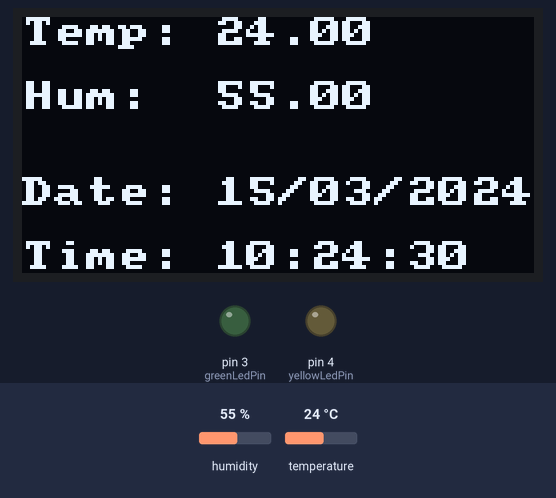
Bench run of a sketch on a simulated Arduino Uno, built with avr-gcc and run on an emulated ATmega328P. Parts: 128×64 one-colour display, output pins drawn as LEDs (lit = HIGH). The inputs (shaded band) are chosen by the test bench; at power-on: temperature 24 °C, humidity 55 %. The local clock reads 2024-03-15 10:24:30 at power-on unless the sketch sets it; storage starts empty; what the sketch prints to the serial monitor is not drawn.

Above: at 1.2 s.
1.3 s: temperature set to 20.6 °C
At 3.5 s:
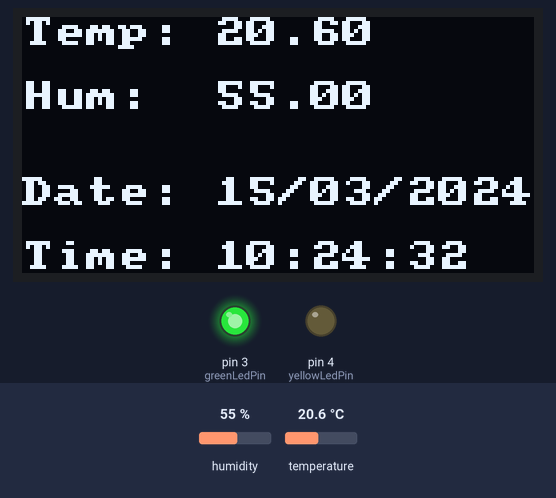
4.6 s: temperature set to 19.5 °C
At 7.2 s:
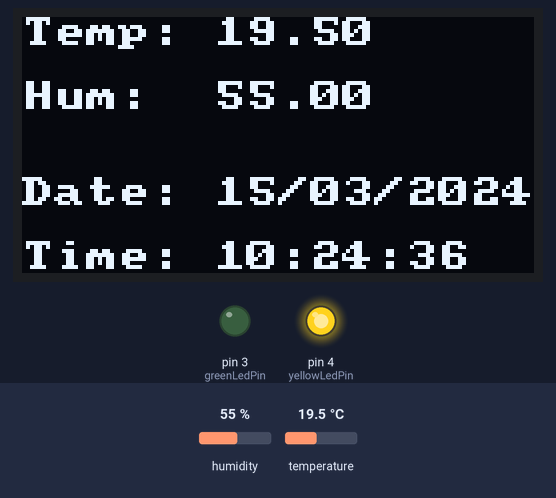
10.6 s: humidity set to 22 %
At 13.4 s:
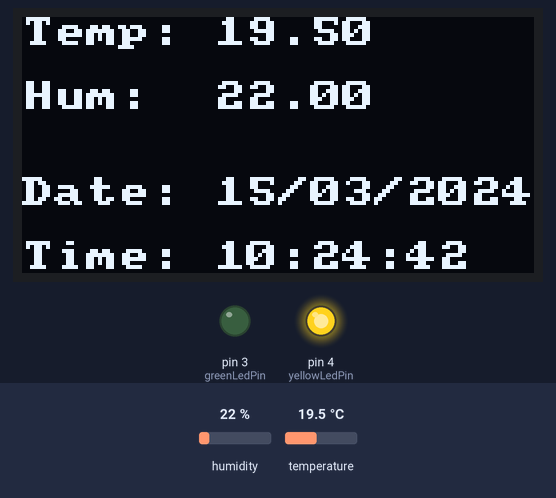
14.2 s: humidity set to 40 %
At 15.6 s:
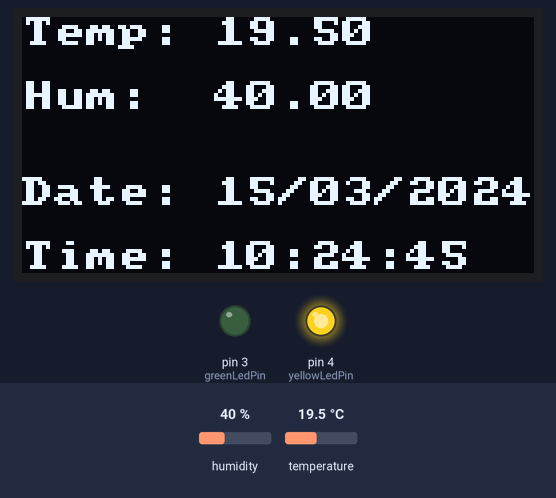
Timing chart, 0 to 17.2 s (numbered marks = the images above; inputs shaded):
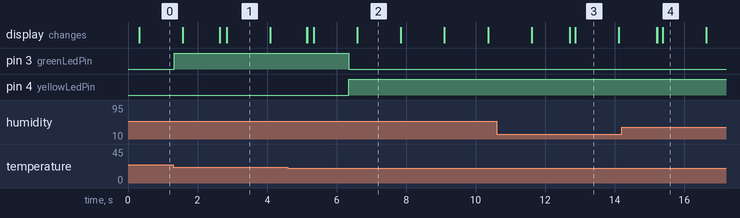

Measured:
- the behaviour switches between 20 and 19.9 °C on temperature (found by bisection; images 1 and 2)
- after the input at 4.6 s, pin 3 (greenLedPin): HIGH → LOW after 1.7 s; pin 4 (yellowLedPin): LOW → HIGH after 1.7 s
- what the display in image 2 shows lasts 1.3 s, from 6.6 s to 7.9 s

The sketch:

datalogger_shield_temp_hum_date_time_oled.ino
```cpp
// With this code, we will take the temperature and humidity from the DHT sensor,
// we will display them together with the date and time onto a LED display, and
// we will turn on a yellow LED if the temperature is between 19 and 20 degrees C,
// and we will turn on a green LED if the temperature is above 20 degrees C.

// Before flashing this script, you must set the time (if you didn't do it already).
// Follow the instructions below (when there is "IMPORTANT" notice).
// After that, the time is set, and if you have a battery in your shield it is kept into your Arduino.

// ## IMPORT LIBRARIES and instantiate objects ##

// for oled - library that uses reduced memory
#include <U8x8lib.h>

U8X8_SSD1306_128X64_NONAME_HW_I2C u8x8( /* reset=*/ U8X8_PIN_NONE);

// for date logging, date and time functions using a DS1307 RTC connected via I2C and Wire lib
#include "RTClib.h"

RTC_DS1307 rtc;

// for temp sensor
#include <DHT.h>
#include <Adafruit_Sensor.h>

// for SD reader
#include <SPI.h>
#include <SD.h>

// DHT SENSOR: Initialize DHT sensor for normal 16 mHz Arduino:
#define DHTPIN 2
#define DHTTYPE DHT22
DHT dht = DHT(DHTPIN, DHTTYPE);

// SD MODULE: change this to match the CS pin of the SD module
const int chipSelect = 10;

// Pins for the two LEDs
#define greenLedPin 3
#define yellowLedPin 4

// ## SET USEFUL VARIABLES ##

// cannot be more than 8 chars by FAT standard
char filename[] = "hhmmss.txt"; // the filename array, I will change it with the date_time

// variables for date and time
char current_date[] = "yyyy/mm/dd";
char current_date_oled[] = "dd/mm/yyyy";
char current_time[] = "hh:mm:ss";

File myFile; // my log file

int id = 1; // to later increase the ID on the log file

int log_frequency = 1000; // log frequency in ms

// ## FUNCTIONS ##

// to save log file with correct date and time on the system
void dateTime(uint16_t* date, uint16_t* time) {
  DateTime now = rtc.now();

  // return date using FAT_DATE macro to format fields
  *date = FAT_DATE(now.year(), now.month(), now.day());

  // return time using FAT_TIME macro to format fields
  *time = FAT_TIME(now.hour(), now.minute(), now.second());
}


void setup() {

  // set the pins modes
  pinMode(greenLedPin, OUTPUT);
  digitalWrite(greenLedPin, LOW);
  pinMode(yellowLedPin, OUTPUT);
  digitalWrite(yellowLedPin, LOW);

  // begin serial communication at a baud rate of 9600
  Serial.begin(9600);

  // initialise the oled
  u8x8.begin();

  #ifndef ESP8266
  while (!Serial); // wait for serial port to connect. Needed for native USB
  #endif

  rtc.begin();

//  rtc.adjust(DateTime(__DATE__, __TIME__)); // uncomment this to adjust the date/time the first time or if something messes up

  /* IMPORTANT!!!!!!!!!!!!!!!!!!!!!!!!!!!!!!!!!!!!!!!!!!!!!!!!!!!!!!!!!!
  Flash the first time with only the rtc.adjust(...) line to set the current time.
  Soon after, flash the code as it appears now with the "if", otherwise each time
  you will connect the device to something, it will try to set the date and time again,
  and usually, it will fail. */

  // run this IF soon after you set the date/time to avoid messing up every time you connect the Arduino somewhere
  if (!rtc.isrunning()) {
    Serial.println("RTC is NOT running!");
    // following line sets the RTC to the date & time this sketch was compiled
    rtc.adjust(DateTime(__DATE__, __TIME__));
  }

//      // check if rtc is being recognised
//      if (! rtc.begin()) {
//        Serial.println(F("Couldn't find RTC"));
//        Serial.flush();
//        abort();
//      }

  // let's start fetching the date_time to create the unique filename
  DateTime now = rtc.now(); // take the current time

  // create filename == hhmmss.txt (note: the filename cannot be > 8 chars by FAT standard)
  sprintf(filename, "%02d%02d%02d.txt", now.hour(), now.minute(), now.second());

  // Setup DHT sensor
  dht.begin();

  // initialise SD card
  Serial.print(F("Initializing SD card..."));

  if (!SD.begin()) {
    Serial.println(F("initialization failed!"));
    return;
  }
  Serial.println(F("initialization done."));

  // this is needed to show the correct date and time of saving on the PC
  SdFile::dateTimeCallback(dateTime);
  // initialise data file with headers
  myFile = SD.open(filename, FILE_WRITE);

  // if the file opened okay, write the headers in it
  if (myFile) {
    Serial.print(F("Initialising data file..."));
    // write the headers in one line comma separated, every time the Arudino starts (ID, Datetime, Temp, Hum, Flag)
    myFile.print("ID");
    myFile.print(",");
    myFile.print("date");
    myFile.print(",");
    myFile.print("time");
    myFile.print(",");
    myFile.print("Temperature");
    myFile.print(",");
    myFile.println("Humidity");

    // close the file:
    myFile.close();

    Serial.println(F("Done, all good!"));
  } else {
    Serial.println(F("SOMETHING WENT WRONG - couldn't initilise the log file on the SD card"));
  }
}

void loop() {

  DateTime now = rtc.now(); // take the current time

  // Read the humidity (in %) from the DHT22 sensor
  float h = dht.readHumidity();
  // Read the temperature (in Celsius) from the DHT22 sensor
  float t = dht.readTemperature();

  // Check if everything's good with the reading from the DHT22:
  if (isnan(h) || isnan(t)) {
    Serial.println(F("Failed to read from DHT sensor!"));
    return;
  }

  // write the headers (our columns) on the SD card log file
  myFile = SD.open(filename, FILE_WRITE);

  if (myFile) { // if the file opened okay, write to it:

    Serial.println("I'm writing"); // for debug purposes

    // create current_date variable
    sprintf(current_date, "%4i/%02d/%02d", now.year(), now.month(), now.day());

    // create current_time variable
    sprintf(current_time, "%02d:%02d:%02d", now.hour(), now.minute(), now.second());

    // create current_date variable to display in oled
    sprintf(current_date_oled, "%02d/%02d/%4i", now.day(), now.month(), now.year());

    // log into file on the SD card
    myFile.print(id);
    myFile.print(",");
    myFile.print(current_date);
    myFile.print(",");
    myFile.print(current_time);
    myFile.print(",");
    myFile.print(t);
    myFile.print(",");
    myFile.println(h);

//    //debug on serial
//    Serial.print(id);Serial.print(",");
//    Serial.print(current_date);Serial.print(",");
//    Serial.print(current_time);Serial.print(",");
//    Serial.print(t);Serial.print(",");
//    Serial.println(h);

    myFile.close(); // close the log file

    id++; // increase the id number
  }

  // now set the font and then
  // the cursor position
  // and print the text and variables to the oled
  u8x8.setFont(u8x8_font_amstrad_cpc_extended_r);

  u8x8.setCursor(0, 0); // col, raw
  u8x8.print("Temp:");
  u8x8.setCursor(6, 0);
  u8x8.print(t);

  u8x8.setCursor(0, 2);
  u8x8.print("Hum:");
  u8x8.setCursor(6, 2);
  u8x8.print(h);

  u8x8.setCursor(0, 5);
  u8x8.print("Date:");
  u8x8.setCursor(6, 5);
  u8x8.print(current_date_oled);

  u8x8.setCursor(0, 7);
  u8x8.print("Time:");
  u8x8.setCursor(6, 7);
  u8x8.print(current_time);

  delay(log_frequency); // log and display data every X second/s

  // now set the controls for the LEDs
  if(t>=20)
  {
    digitalWrite(greenLedPin, HIGH); // turn on green LED
    digitalWrite(yellowLedPin, LOW); // turn off yellow LED
  }

  if((t >=19) && (t<20))
  {
    digitalWrite(yellowLedPin, HIGH); // turn on yellow LED
    digitalWrite(greenLedPin, LOW); // turn off green LED
  }

  if(t <19)
  {
    digitalWrite(yellowLedPin, LOW); // turn off yellow LED
    digitalWrite(greenLedPin, LOW); // turn off green LED
  }
}
```
